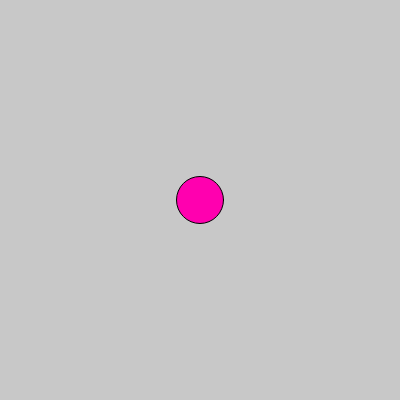
Frame 1 (no input)
Frame 60 (no input): identical to frame 1, image omitted
Frame 120 (the mouse pressed at the canvas centre since frame 60): identical to frame 1, image omitted

The p5.js sketch that drew this single still picture (run headless with seeded random() and noise() and a simulated clock; from frame 60 on, the mouse is pressed at the canvas centre):

// p5.js sketch
// ── sketch.js
let bgcolor;
let button, slider1, slider2, t, nameP;

function setup() {
  createCanvas(400, 400);
  bgcolor = color(200);
  button = createButton("Change BG");
  button.mousePressed(changeColor);
  createP("Change the circle");
  slider1 = createSlider(10, 100, 47);
  slider2 = createSlider(10, 100, 47);
  createP("Type your name");
  t = createInput();
  nameP = createP();
}

function changeColor() {
  bgcolor = color(random(255));
}


function draw() {
  background(bgcolor);
  fill(255, 0, 175);
  ellipse(width/2, height/2, slider1.value(), slider2.value());
  text(t.value(), 0, 20);
  nameP.html('you typed: ' + t.value())
}
